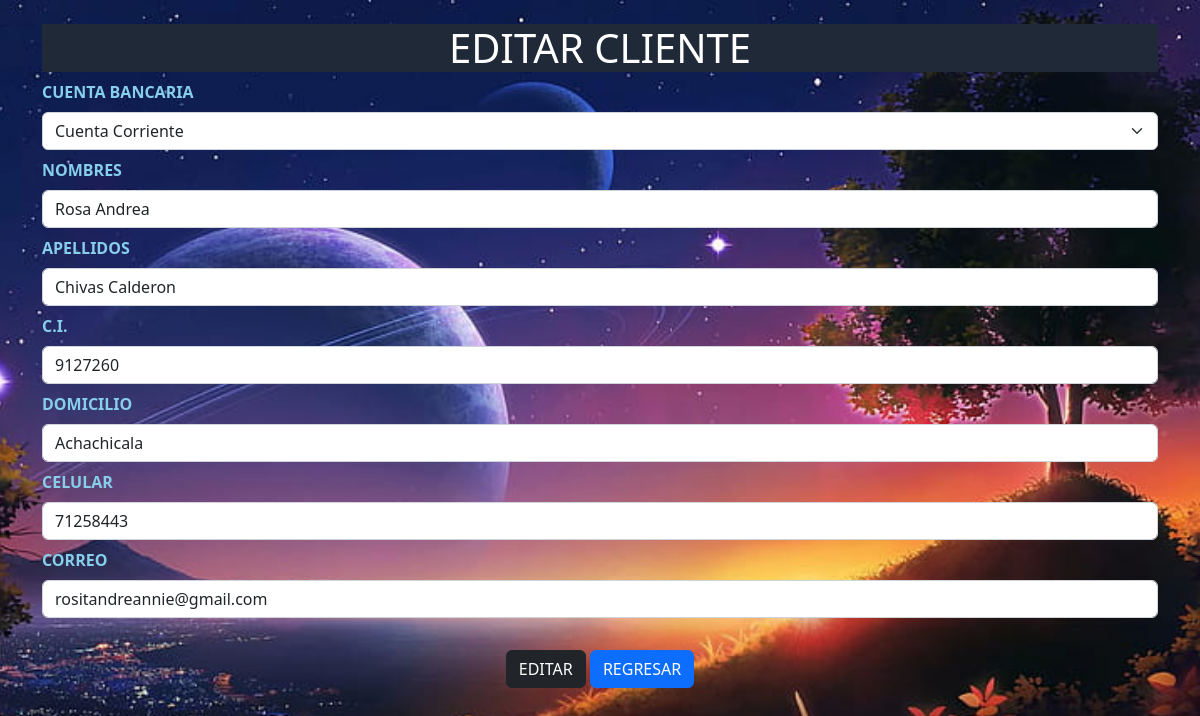
Screenshot of /modificar.php?Id=1 with the database file from the repository.
### tables this page shows
CREATE TABLE `cuentabancaria` (
  `idCuenta` int(10) NOT NULL,
  `tipoCuenta` varchar(60) DEFAULT NULL
);

CREATE TABLE `cliente` (
  `idCliente` int(10) NOT NULL,
  `cuentaId` int(10) DEFAULT NULL,
  `nombres` varchar(50) DEFAULT NULL,
  `apellidos` varchar(50) DEFAULT NULL,
  `ci` int(10) DEFAULT NULL,
  `domicilio` varchar(70) DEFAULT NULL,
  `celular` int(10) DEFAULT NULL,
  `correo` varchar(50) DEFAULT NULL
);

### modificar.php (the view, shortened to what this page needs)
<!DOCTYPE html>
<html lang="en">
	<head>
	  	<link href="https://cdn.jsdelivr.net/npm/bootstrap@5.2.3/dist/css/bootstrap.min.css" rel="stylesheet">
	</head>
	<body style="background-image: url(fondo.jpg); background-position: center; background-repeat: no-repeat; background-size: cover; background-attachment: fixed;">
		<br>
		<div class="container">
      		<h1 class="text-center" style="background-color: rgb(31, 41, 55); color: white"> EDITAR CLIENTE </h1>
    	</div>
		<form class="container" action="editar.php" method="POST">
			<?php
				include "conexion.php";
				$sql = "select * from cliente where idCliente = ".$_REQUEST['Id'];
				$resultado = $conexion->query($sql);
				$row = $resultado->fetch_assoc();
			?>
			<label class="form-label" style="color: skyblue"> <strong> CUENTA BANCARIA </strong> </label>
			<select class="form-select mb-2" aria-label="Default select example" name="cuentabancaria">
				<?php
					include "conexion.php";
					$sql1 = "select * from cuentabancaria where idCuenta=".$row['cuentaId'];
					$resultado1 = $conexion->query($sql1);
					$row1 = $resultado1->fetch_assoc();
					echo "<option selected value='".$row1['idCuenta']."'>".$row1['tipoCuenta']."</option>";
				?>
			</select>
			<div class="mb-2">
				<label class="form-label" style="color: skyblue"> <strong> NOMBRES </strong> </label>
			    <input type="text" class="form-control" name="nombres" value="<?php echo $row['nombres']; ?>">
			</div>
			<div class="mb-2">
				<label class="form-label" style="color: skyblue"> <strong> APELLIDOS </strong> </label>
			    <input type="text" class="form-control" name="apellidos" value="<?php echo $row['apellidos']; ?>">
			</div>
			<div class="mb-2">
				<label class="form-label" style="color: skyblue"> <strong> C.I. </strong> </label>
			    <input type="text" class="form-control" name="ci" value="<?php echo $row['ci']; ?>">
			</div>
			<div class="mb-2">
				<label class="form-label" style="color: skyblue"> <strong> DOMICILIO </strong> </label>
			    <input type="text" class="form-control" name="domicilio" value="<?php echo $row['domicilio']; ?>">
			</div>
			<div class="mb-2">
				<label class="form-label" style="color: skyblue"> <strong> CELULAR </strong> </label>
			    <input type="text" class="form-control" name="celular" value="<?php echo $row['celular']; ?>">
			</div>
			<div class="mb-2">
				<label class="form-label" style="color: skyblue"> <strong> CORREO </strong> </label>
			    <input type="text" class="form-control" name="correo" value="<?php echo $row['correo']; ?>">
			</div>
			<br>
			<div class="text-center">
				<button type="submit" class="btn btn-dark"> EDITAR </button>
				<a href="index.php" class="btn btn-primary"> REGRESAR </a>
			</div>
			<br>
		</form>
	</body>
</html>

### rows the page displays
cuentabancaria: cuentabancaria "Cuenta Corriente"
cliente: nombres "Rosa Andrea", apellidos "Chivas Calderon", ci "9127260", domicilio "Achachicala", celular "71258443", correo "rositandreannie@gmail.com"
